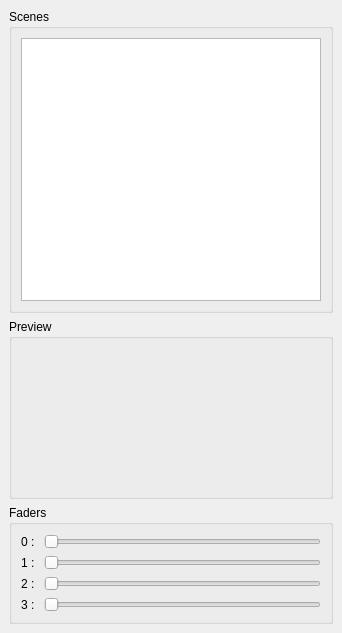
<?xml version="1.0" encoding="UTF-8"?>
<ui version="4.0">
 <class>ChannelWidget</class>
 <widget class="QDockWidget" name="ChannelWidget">
  <property name="geometry">
   <rect>
    <x>0</x>
    <y>0</y>
    <width>342</width>
    <height>633</height>
   </rect>
  </property>
  <property name="windowTitle">
   <string>Channel</string>
  </property>
  <widget class="QWidget" name="dockWidgetContents">
   <layout class="QVBoxLayout" name="verticalLayout">
    <item>
     <widget class="QGroupBox" name="groupBox">
      <property name="title">
       <string>Scenes</string>
      </property>
      <layout class="QGridLayout" name="gridLayout">
       <item row="0" column="0">
        <widget class="QListWidget" name="listWidget"/>
       </item>
      </layout>
     </widget>
    </item>
    <item>
     <widget class="QGroupBox" name="groupBox_3">
      <property name="minimumSize">
       <size>
        <width>256</width>
        <height>180</height>
       </size>
      </property>
      <property name="title">
       <string>Preview</string>
      </property>
      <layout class="QVBoxLayout" name="verticalLayout_4">
       <item>
        <layout class="QVBoxLayout" name="layout">
         <property name="spacing">
          <number>7</number>
         </property>
        </layout>
       </item>
      </layout>
     </widget>
    </item>
    <item>
     <widget class="QGroupBox" name="groupBox_4">
      <property name="title">
       <string>Faders</string>
      </property>
      <layout class="QVBoxLayout" name="verticalLayout_3">
       <item>
        <layout class="QHBoxLayout" name="horizontalLayout_2">
         <item>
          <widget class="QLabel" name="param0Label">
           <property name="text">
            <string>0 : </string>
           </property>
          </widget>
         </item>
         <item>
          <widget class="QSlider" name="CC0Bar">
           <property name="minimum">
            <number>0</number>
           </property>
           <property name="maximum">
            <number>100</number>
           </property>
           <property name="value">
            <number>0</number>
           </property>
           <property name="orientation">
            <enum>Qt::Horizontal</enum>
           </property>
          </widget>
         </item>
        </layout>
       </item>
       <item>
        <layout class="QHBoxLayout" name="horizontalLayout_3">
         <item>
          <widget class="QLabel" name="param1Label">
           <property name="text">
            <string>1 : </string>
           </property>
          </widget>
         </item>
         <item>
          <widget class="QSlider" name="CC1Bar">
           <property name="maximum">
            <number>100</number>
           </property>
           <property name="value">
            <number>0</number>
           </property>
           <property name="orientation">
            <enum>Qt::Horizontal</enum>
           </property>
          </widget>
         </item>
        </layout>
       </item>
       <item>
        <layout class="QHBoxLayout" name="horizontalLayout_4">
         <item>
          <widget class="QLabel" name="param2Label">
           <property name="text">
            <string>2 : </string>
           </property>
          </widget>
         </item>
         <item>
          <widget class="QSlider" name="CC2Bar">
           <property name="maximum">
            <number>100</number>
           </property>
           <property name="value">
            <number>0</number>
           </property>
           <property name="orientation">
            <enum>Qt::Horizontal</enum>
           </property>
          </widget>
         </item>
        </layout>
       </item>
       <item>
        <layout class="QHBoxLayout" name="horizontalLayout_5">
         <item>
          <widget class="QLabel" name="param3Label">
           <property name="text">
            <string>3 : </string>
           </property>
          </widget>
         </item>
         <item>
          <widget class="QSlider" name="CC3Bar">
           <property name="maximum">
            <number>100</number>
           </property>
           <property name="value">
            <number>0</number>
           </property>
           <property name="orientation">
            <enum>Qt::Horizontal</enum>
           </property>
          </widget>
         </item>
        </layout>
       </item>
      </layout>
     </widget>
    </item>
   </layout>
  </widget>
 </widget>
 <resources/>
 <connections/>
</ui>
